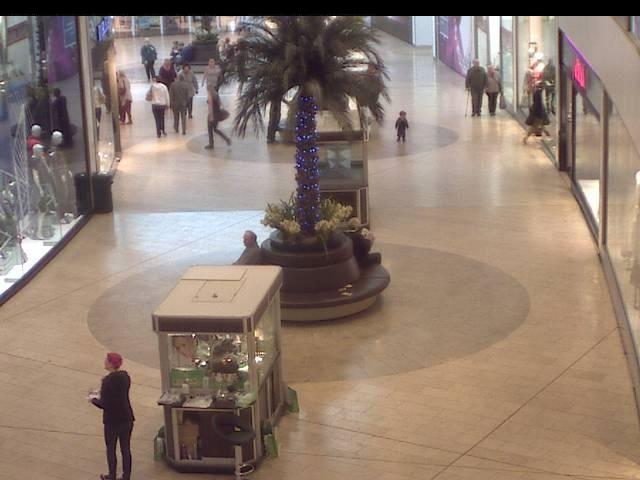
#> input picture data/frames/frames/seq_000059.jpg, 640 x 480 px
$ python -i privacy.py   (imports and definitions only)
#> lines starting #> are read from the running program, lines starting #| are printed output that depends on the picture
#> further down, picture is the input picture: shape (480, 640, 3); mean B, G, R 112.4, 124.3, 142.9
"""
Privacy Protection Module
Face detection and blurring for GDPR / privacy compliance.
Uses OpenCV Haar cascades — no external API dependencies.
"""

import cv2
import numpy as np
import logging
from typing import List, Tuple, Dict

logger = logging.getLogger(__name__)


class PrivacyFilter:
    """
    Applies privacy protection to video frames by detecting and
    blurring human faces before display or storage.
    """

    def __init__(self, blur_strength: int = 51,
                 scale_factor: float = 1.15,
                 min_neighbors: int = 5,
                 min_face_size: Tuple[int, int] = (20, 20),
                 enabled: bool = True):
        """
        Args:
            blur_strength: Gaussian blur kernel size (must be odd)
            scale_factor: Haar cascade scale factor
            min_neighbors: Min detections for a positive hit
            min_face_size: Minimum face size in pixels (w, h)
            enabled: Whether the filter is active
        """
        self.blur_strength = blur_strength if blur_strength % 2 == 1 else blur_strength + 1
        self.scale_factor = scale_factor
        self.min_neighbors = min_neighbors
        self.min_face_size = min_face_size
        self.enabled = enabled

        # Load cascades. OpenCV 5 moved Haar cascades out of the main
        # module, so degrade gracefully instead of crashing startup.
        self.face_cascade = None
        self.profile_cascade = None
        if hasattr(cv2, 'CascadeClassifier') and hasattr(cv2, 'data'):
            cascade_path = cv2.data.haarcascades + 'haarcascade_frontalface_default.xml'
            profile_path = cv2.data.haarcascades + 'haarcascade_profileface.xml'
            self.face_cascade = cv2.CascadeClassifier(cascade_path)
            self.profile_cascade = cv2.CascadeClassifier(profile_path)
            if self.face_cascade.empty():
                logger.error("Failed to load frontal face cascade")
                self.face_cascade = None
            if self.profile_cascade.empty():
                logger.warning("Profile face cascade not available — using frontal only")
                self.profile_cascade = None
        else:
            logger.warning(
                "cv2.CascadeClassifier not available (OpenCV 5?). "
                "Face blurring disabled; install opencv-python<5 to enable it."
            )

        self._face_count = 0
        self._frames_processed = 0

    def detect_faces(self, frame: np.ndarray) -> List[Tuple[int, int, int, int]]:
        """
        Detect faces in a BGR frame.

        Returns:
            List of (x, y, w, h) tuples for each detected face.
        """
        if self.face_cascade is None:
            return []

        gray = cv2.cvtColor(frame, cv2.COLOR_BGR2GRAY)
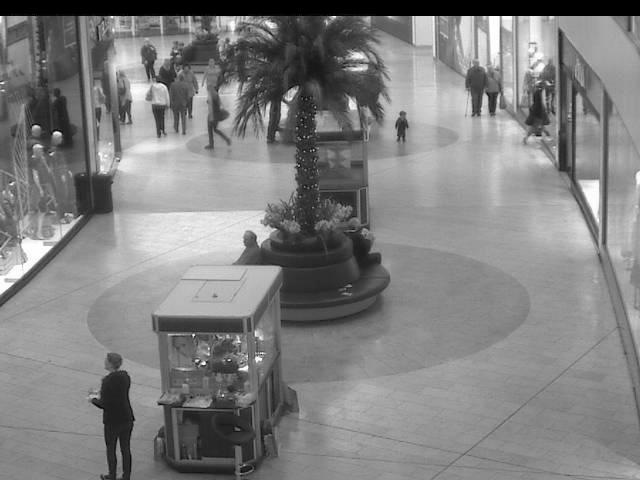
#> gray: shape (480, 640); min 0, max 255, mean 128.5
        gray = cv2.equalizeHist(gray)
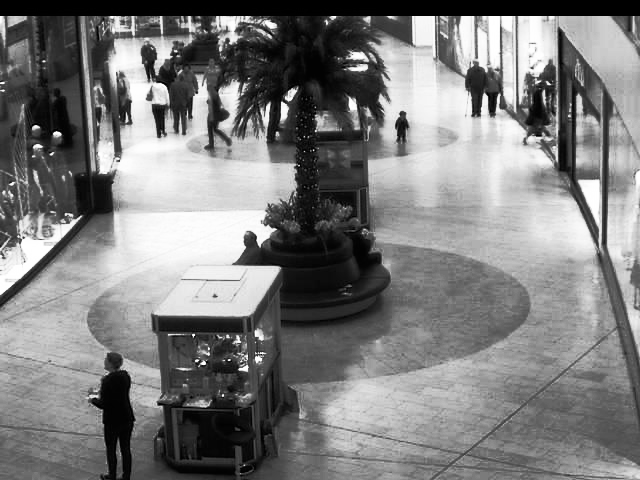
#> gray: shape (480, 640); min 0, max 255, mean 124.9

        frontal = self.face_cascade.detectMultiScale(
            gray,
            scaleFactor=self.scale_factor,
            minNeighbors=self.min_neighbors,
            minSize=self.min_face_size
        )
#> frontal = ()

        # Also try profile faces
        profiles = []
        if self.profile_cascade is not None:
            profiles = self.profile_cascade.detectMultiScale(
                gray,
                scaleFactor=self.scale_factor,
                minNeighbors=self.min_neighbors + 1,
                minSize=self.min_face_size
            )
#> profiles = ()

        all_faces = list(frontal) if len(frontal) > 0 else []
#> all_faces = []
        if len(profiles) > 0:
            all_faces.extend(list(profiles))

        # Remove duplicates (faces overlapping >50%)
        all_faces = self._non_max_suppress(all_faces, overlap_thresh=0.5)
        return all_faces

    def blur_faces(self, frame: np.ndarray,
                   method: str = 'gaussian') -> np.ndarray:
        """
        Detect and blur all faces in a frame.

        Args:
            frame: Input BGR frame
            method: 'gaussian', 'pixelate', or 'black'

        Returns:
            Frame with faces blurred/obscured
        """
        if not self.enabled:
            return frame

        self._frames_processed += 1
        result = frame.copy()
        faces = self.detect_faces(frame)
#> faces = []
        self._face_count += len(faces)
#> self._face_count = 0

        for (x, y, w, h) in faces:
            # Add padding around face (15% each side)
            pad_x = int(w * 0.15)
            pad_y = int(h * 0.15)
            x1 = max(0, x - pad_x)
            y1 = max(0, y - pad_y)
            x2 = min(frame.shape[1], x + w + pad_x)
            y2 = min(frame.shape[0], y + h + pad_y)

            face_roi = result[y1:y2, x1:x2]

            if method == 'gaussian':
                blurred = cv2.GaussianBlur(
                    face_roi,
                    (self.blur_strength, self.blur_strength),
                    30
                )
            elif method == 'pixelate':
                # Pixelation effect
                small = cv2.resize(face_roi, (8, 8),
                                   interpolation=cv2.INTER_LINEAR)
                blurred = cv2.resize(small, (x2 - x1, y2 - y1),
                                     interpolation=cv2.INTER_NEAREST)
            elif method == 'black':
                blurred = np.zeros_like(face_roi)
            else:
                blurred = cv2.GaussianBlur(
                    face_roi,
                    (self.blur_strength, self.blur_strength),
                    30
                )

            result[y1:y2, x1:x2] = blurred
#> this loop made 0 passes

        return result

    def _non_max_suppress(self, boxes: list,
                          overlap_thresh: float = 0.5) -> list:
        """Simple non-maximum suppression to remove duplicate detections."""
        if len(boxes) == 0:
            return []

        boxes_array = np.array(boxes)
        x1 = boxes_array[:, 0]
        y1 = boxes_array[:, 1]
        x2 = x1 + boxes_array[:, 2]
        y2 = y1 + boxes_array[:, 3]
        areas = boxes_array[:, 2] * boxes_array[:, 3]

        # Sort by area (largest first)
        indices = np.argsort(areas)[::-1]
        keep = []

        while len(indices) > 0:
            i = indices[0]
            keep.append(i)

            xx1 = np.maximum(x1[i], x1[indices[1:]])
            yy1 = np.maximum(y1[i], y1[indices[1:]])
            xx2 = np.minimum(x2[i], x2[indices[1:]])
            yy2 = np.minimum(y2[i], y2[indices[1:]])

            w = np.maximum(0, xx2 - xx1)
            h = np.maximum(0, yy2 - yy1)
            overlap = (w * h) / areas[indices[1:]]

            remaining = np.where(overlap < overlap_thresh)[0]
            indices = indices[remaining + 1]

        return [tuple(boxes_array[i]) for i in keep]

    def get_stats(self) -> Dict:
        """Get privacy filter statistics."""
        return {
            'enabled': self.enabled,
            'frames_processed': self._frames_processed,
            'total_faces_detected': self._face_count,
            'avg_faces_per_frame': (
                self._face_count / self._frames_processed
                if self._frames_processed > 0 else 0
            )
        }

    def toggle(self, enabled: bool = None):
        """Toggle privacy filter on/off."""
        if enabled is not None:
            self.enabled = enabled
        else:
            self.enabled = not self.enabled
        logger.info(f"Privacy filter {'enabled' if self.enabled else 'disabled'}")


# [10 lines not run here, left out]

>>> import cv2
>>> picture = cv2.imread('../data/frames/frames/seq_000059.jpg')
>>> result = PrivacyFilter().blur_faces(picture)

$ run again, on data/frames/frames/seq_000062.jpg
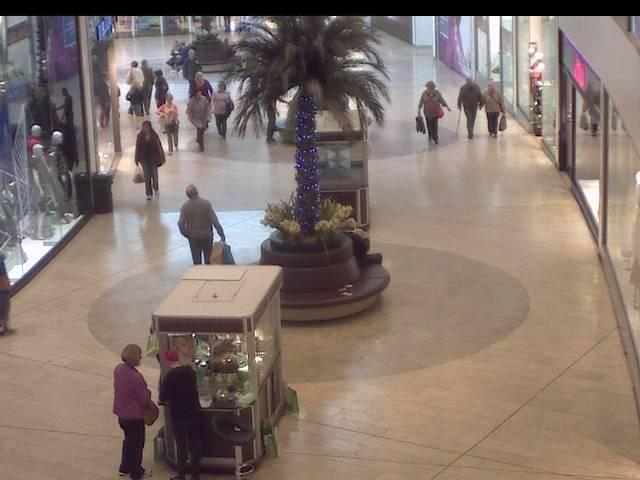
#> input picture data/frames/frames/seq_000062.jpg, 640 x 480 px
#> picture is the input picture: shape (480, 640, 3); mean B, G, R 110.6, 118.1, 134
#> in detect_faces, `gray = cv2.cvtColor(frame, cv2.COLOR_BGR2GRAY)`:
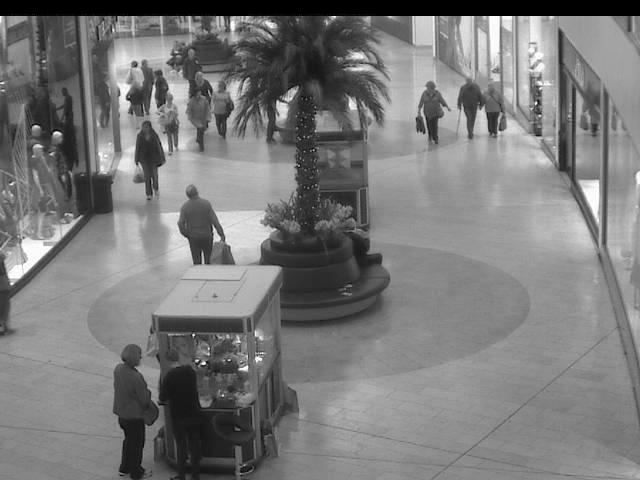
#> gray: shape (480, 640); min 0, max 255, mean 122
#> in detect_faces, `gray = cv2.equalizeHist(gray)`:
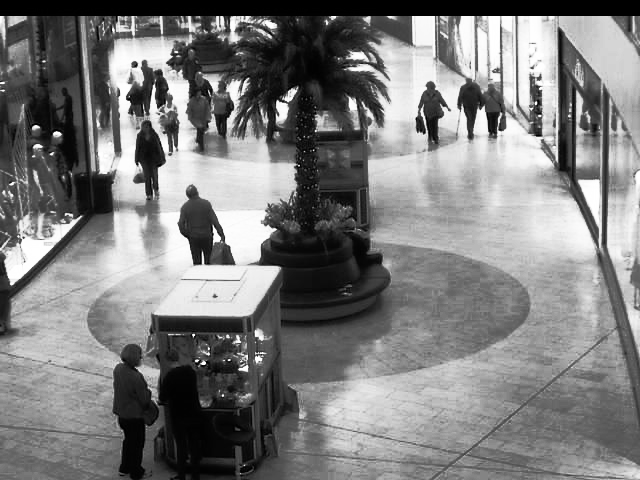
#> gray: shape (480, 640); min 0, max 255, mean 124.9
#> frontal = ()
#> all_faces = []
#> self._face_count = 0

$ run again, on data/frames/frames/seq_000069.jpg
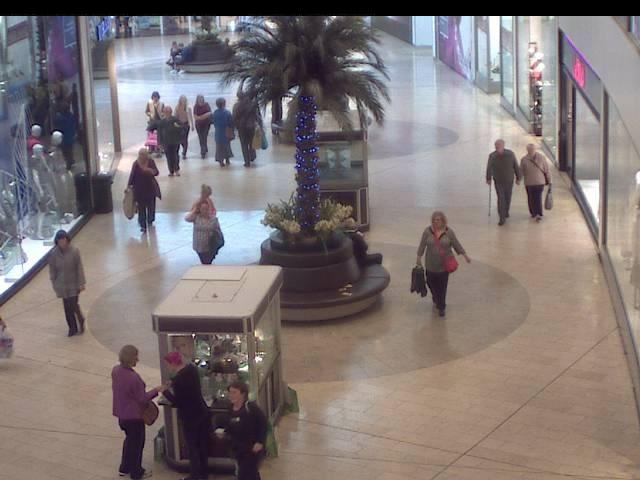
#> input picture data/frames/frames/seq_000069.jpg, 640 x 480 px
#> picture is the input picture: shape (480, 640, 3); mean B, G, R 119, 119.4, 129.1
#> in detect_faces, `gray = cv2.cvtColor(frame, cv2.COLOR_BGR2GRAY)`:
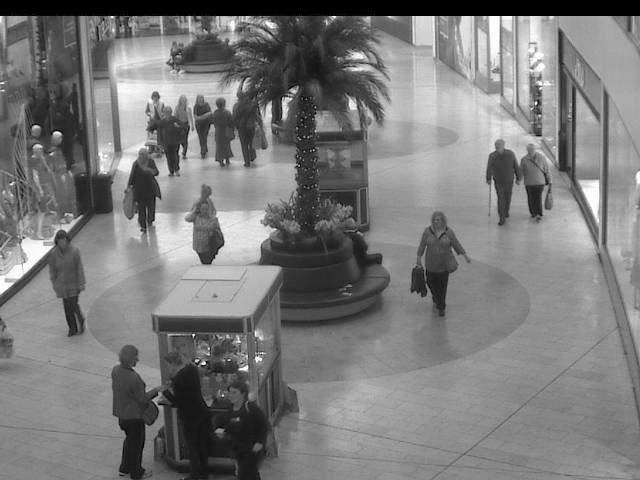
#> gray: shape (480, 640); min 0, max 255, mean 122.3
#> in detect_faces, `gray = cv2.equalizeHist(gray)`:
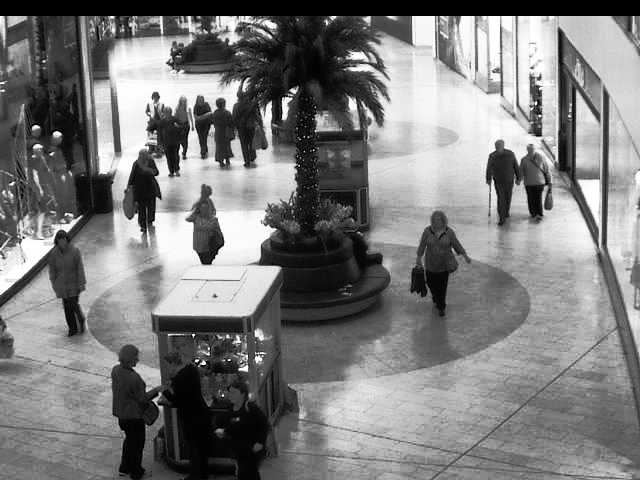
#> gray: shape (480, 640); min 0, max 255, mean 124.8
#> frontal = ()
#> all_faces = []
#> self._face_count = 0

$ run again, on data/frames/frames/seq_000075.jpg
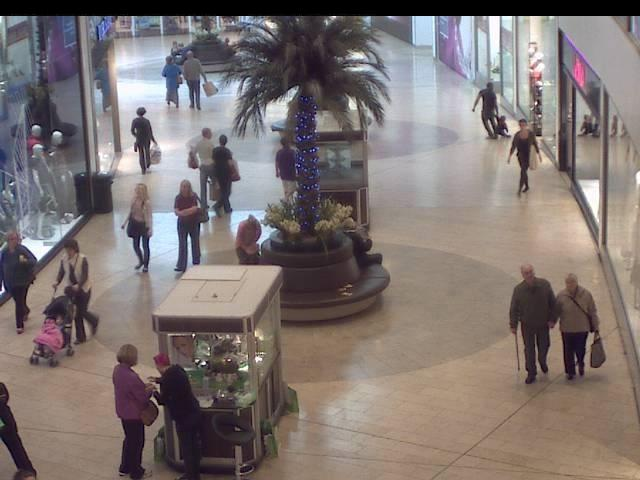
#> input picture data/frames/frames/seq_000075.jpg, 640 x 480 px
#> picture is the input picture: shape (480, 640, 3); mean B, G, R 114.2, 116.5, 126.4
#> in detect_faces, `gray = cv2.cvtColor(frame, cv2.COLOR_BGR2GRAY)`:
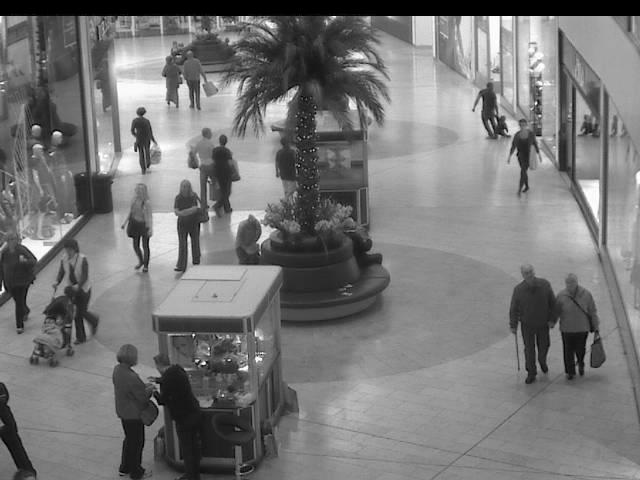
#> gray: shape (480, 640); min 0, max 255, mean 119.2
#> in detect_faces, `gray = cv2.equalizeHist(gray)`:
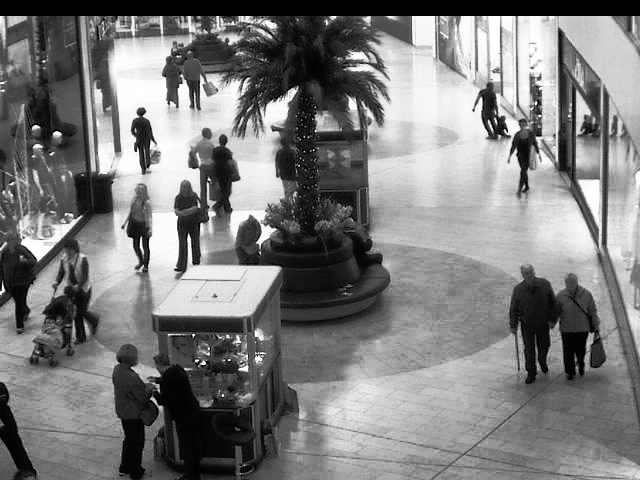
#> gray: shape (480, 640); min 0, max 255, mean 124.7
#> frontal = ()
#> all_faces = []
#> self._face_count = 0
